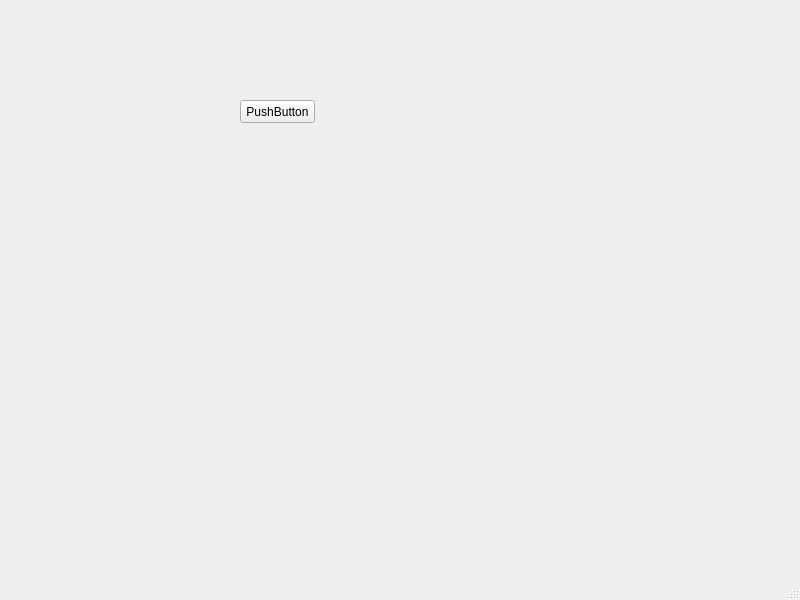
<?xml version="1.0" encoding="UTF-8"?>
<ui version="4.0">
 <class>MainWindow</class>
 <widget class="QMainWindow" name="MainWindow">
  <property name="geometry">
   <rect>
    <x>0</x>
    <y>0</y>
    <width>800</width>
    <height>600</height>
   </rect>
  </property>
  <property name="windowTitle">
   <string>MainWindow</string>
  </property>
  <widget class="QWidget" name="centralwidget">
   <widget class="QPushButton" name="pushButtonClose">
    <property name="geometry">
     <rect>
      <x>240</x>
      <y>100</y>
      <width>75</width>
      <height>23</height>
     </rect>
    </property>
    <property name="text">
     <string>PushButton</string>
    </property>
   </widget>
  </widget>
  <widget class="QMenuBar" name="menubar">
   <property name="geometry">
    <rect>
     <x>0</x>
     <y>0</y>
     <width>800</width>
     <height>21</height>
    </rect>
   </property>
  </widget>
  <widget class="QStatusBar" name="statusbar"/>
 </widget>
 <resources/>
 <connections/>
</ui>
